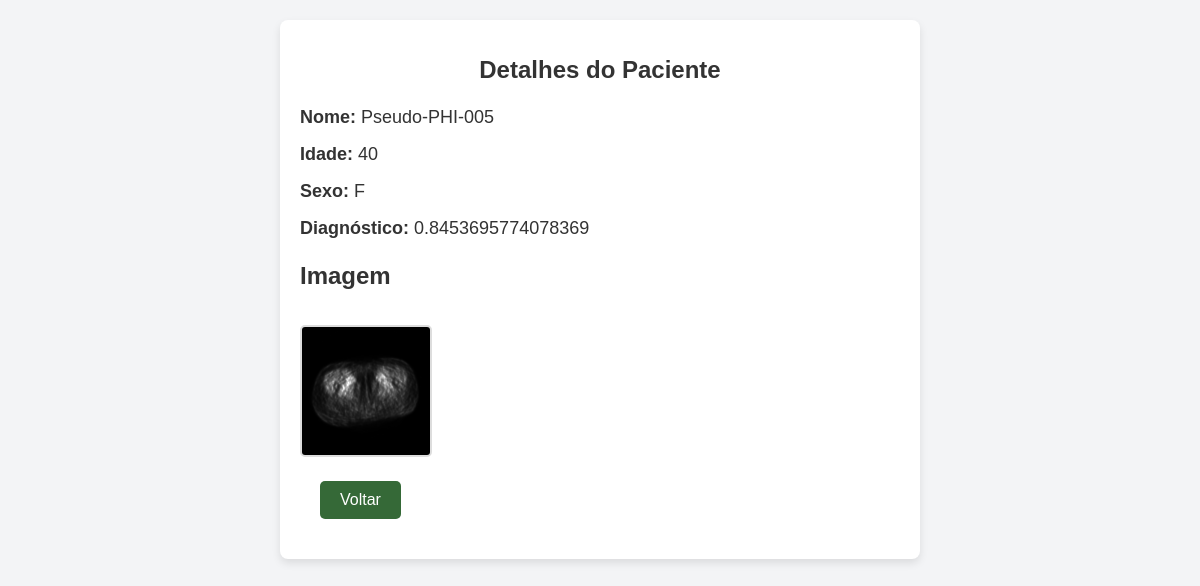
Page /detalhe/211 on the committed database.
### tables this page shows
CREATE TABLE pacientes (
        id INTEGER PRIMARY KEY AUTOINCREMENT, 
        patient_name TEXT NOT NULL, 
        idade INTEGER, 
        sexo TEXT NOT NULL,
        diagnostico REAL,
        caminho_imagem TEXT
    , filename_dcm TEXT);

### app.py (the view)
@app.route('/detalhe/<int:id>')
def detalhe(id):
    conn = get_db_connection_pacientes()
    cursor = conn.cursor()
    cursor.execute("SELECT * FROM pacientes WHERE id = ?", (id,))
    paciente = cursor.fetchone()
    conn.close()
    if not paciente:
        flash("Paciente não encontrado!", "error")
        return redirect(url_for('dashboard'))
    return render_template('detalhe.html', paciente=paciente)

### app.py (called while the page is built)
def get_db_connection_pacientes():
    conn = sqlite3.connect('pacientes.db')  # Troquei users.db para pacientes.db
    conn.row_factory = sqlite3.Row
    return conn

### templates/detalhe.html (shortened to what this page needs)
<!DOCTYPE html>
<html lang="en">
<head>
    <link rel="stylesheet" href="{{ url_for('static', filename='detalhe.css') }}">
</head>
<body>
    <div class="container">
        <h1>Detalhes do Paciente</h1>
        <p><strong>Nome:</strong> {{ paciente['patient_name'] }}</p>
        <p><strong>Idade:</strong> {{ paciente['idade'] }}</p>
        <p><strong>Sexo:</strong> {{ paciente['sexo'] }}</p>
        <p><strong>Diagnóstico:</strong> {{ paciente['diagnostico'] }}</p>
        <h2>Imagem</h2>
        <img src="{{ url_for('static', filename=paciente['caminho_imagem']) }}" alt="Imagem do paciente">
        <br>
        <div class="botao-container">
            <a href="{{ url_for('dashboard') }}" class="botao-voltar">Voltar</a>
        </div>
    </div>
</body>
</html>

### static/detalhe.css (style rules this page uses)
body { font-family: Arial, sans-serif; margin: 0; padding: 0; background-color: #f3f4f6; color: #333; display: flex; flex-direction: column; align-items: center; padding: 20px; }
h1 { color: #333; font-size: 24px; margin-bottom: 20px; text-align: center; }
p { font-size: 18px; line-height: 1.5; margin: 10px 0; }
p strong { font-weight: bold; color: #333; }
img { max-width: 100%; height: auto; margin-top: 15px; border: 2px solid #ddd; border-radius: 5px; }
.container { background-color: #fff; padding: 20px; border-radius: 8px; box-shadow: 0 4px 8px rgba(0, 0, 0, 0.1); width: 80%; max-width: 600px; text-align: left; }
.botao-container { text-align: left; margin: 20px; }
.botao-voltar { display: inline-block; background-color: #356937; color: white; padding: 10px 20px; font-size: 16px; border: none; border-radius: 5px; cursor: pointer; text-decoration: none; transition: background-color 0.3s ease; }

### rows in the picture
pacientes: patient_name "Pseudo-PHI-005", idade "40", sexo "F", diagnostico "0.8453695774078369", caminho_imagem (picture)
